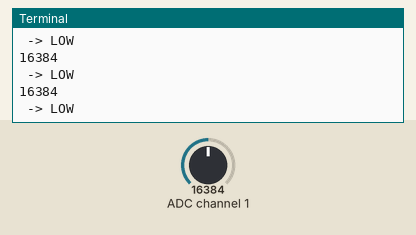
A program run on a simulated Raspberry Pi (BCM pin numbers). Parts: the last lines printed to the terminal. The test bench sets the inputs (shaded band); at power-on: ADC channel 1 = 16384 (analog values on the 0–32767 scale).

Above: at 1.2 s.
1.3 s: ADC channel 1 set to 22936
At 1.43 s:
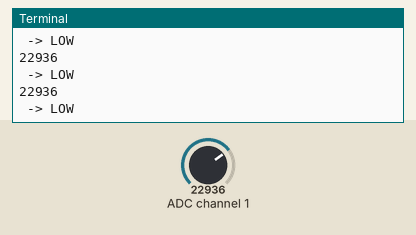
2.8 s: ADC channel 1 set to 28834
At 4.27 s:
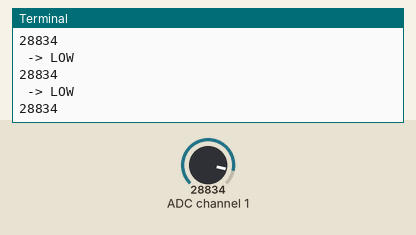
Timing chart, 0 to 5.8 s (numbered marks = the images above; inputs shaded):
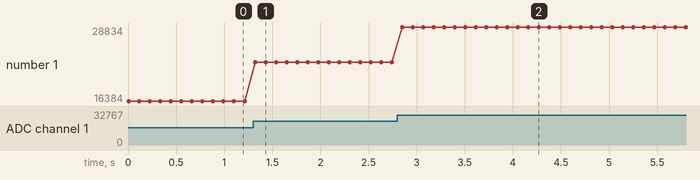

Measured:
- after the input at 1.3 s, the terminal: prints a new line at once (image 1)
- after the input at 2.8 s, the terminal: prints a new line after 0.05 s (image 2)
- plotted number 1: 16384 → 22936 after the input at 1.3 s, 22936 → 28834 after the input at 2.8 s

The program:

LDR.py
```python
#https://www.tweaking4all.com/hardware/arduino/arduino-light-sensitive-resistor/
import time
import Adafruit_ADS1x15
adc = Adafruit_ADS1x15.ADS1115()


LDRValue1 = 0 # result of reading the digital
ldrChannel = 1 # LDR pin decleration set to 1


while True:
    LDRValue1 = adc.read_adc(ldrChannel) #read the value from the LDR
    print(LDRValue1)    # print the LDR1 value to the serial port
    if (LDRValue1==1):
        print(" -> HIGH")
    else:
        print(" -> LOW")
    time.sleep(0.1)
```
